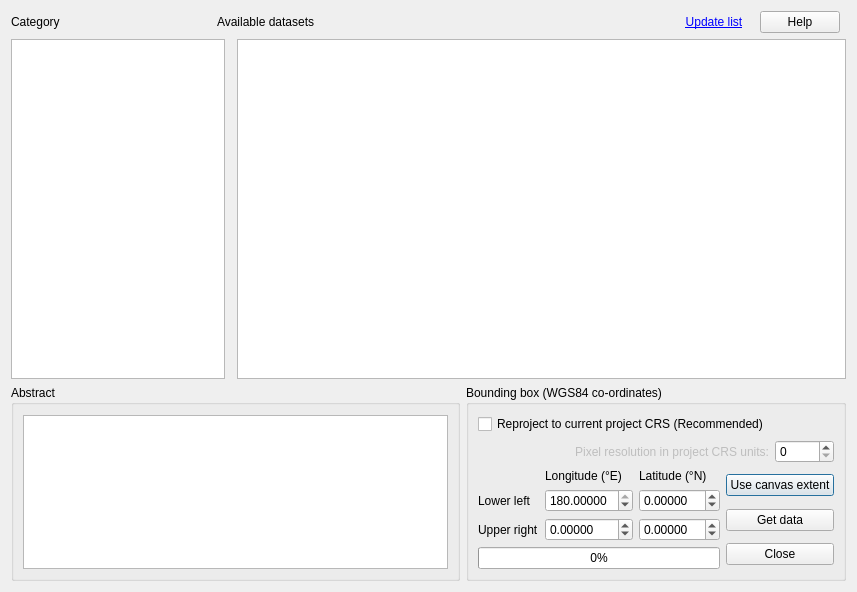
<?xml version="1.0" encoding="UTF-8"?>
<ui version="4.0">
 <class>UMEP_Approved_DownloadDialogBase</class>
 <widget class="QDialog" name="UMEP_Approved_DownloadDialogBase">
  <property name="geometry">
   <rect>
    <x>0</x>
    <y>0</y>
    <width>857</width>
    <height>592</height>
   </rect>
  </property>
  <property name="windowTitle">
   <string>Spatial Data Downloader</string>
  </property>
  <layout class="QGridLayout" name="gridLayout_5">
   <item row="0" column="0">
    <widget class="QLabel" name="label">
     <property name="minimumSize">
      <size>
       <width>200</width>
       <height>0</height>
      </size>
     </property>
     <property name="maximumSize">
      <size>
       <width>100</width>
       <height>16777215</height>
      </size>
     </property>
     <property name="text">
      <string>Category</string>
     </property>
    </widget>
   </item>
   <item row="0" column="1">
    <widget class="QLabel" name="label_2">
     <property name="maximumSize">
      <size>
       <width>200</width>
       <height>16777215</height>
      </size>
     </property>
     <property name="text">
      <string>Available datasets</string>
     </property>
    </widget>
   </item>
   <item row="0" column="2">
    <spacer name="horizontalSpacer_4">
     <property name="orientation">
      <enum>Qt::Horizontal</enum>
     </property>
     <property name="sizeHint" stdset="0">
      <size>
       <width>423</width>
       <height>20</height>
      </size>
     </property>
    </spacer>
   </item>
   <item row="1" column="0" colspan="6">
    <layout class="QGridLayout" name="gridLayout_2">
     <item row="0" column="0">
      <widget class="QListWidget" name="lstCategory">
       <property name="minimumSize">
        <size>
         <width>200</width>
         <height>0</height>
        </size>
       </property>
       <property name="contextMenuPolicy">
        <enum>Qt::NoContextMenu</enum>
       </property>
      </widget>
     </item>
     <item row="0" column="2">
      <widget class="QTableWidget" name="tblDatasets">
       <property name="minimumSize">
        <size>
         <width>500</width>
         <height>0</height>
        </size>
       </property>
       <property name="dragDropOverwriteMode">
        <bool>false</bool>
       </property>
       <property name="alternatingRowColors">
        <bool>true</bool>
       </property>
       <property name="selectionBehavior">
        <enum>QAbstractItemView::SelectRows</enum>
       </property>
       <property name="sortingEnabled">
        <bool>true</bool>
       </property>
       <property name="wordWrap">
        <bool>false</bool>
       </property>
       <property name="columnCount">
        <number>0</number>
       </property>
      </widget>
     </item>
     <item row="0" column="1">
      <spacer name="verticalSpacer">
       <property name="orientation">
        <enum>Qt::Vertical</enum>
       </property>
       <property name="sizeHint" stdset="0">
        <size>
         <width>0</width>
         <height>500</height>
        </size>
       </property>
      </spacer>
     </item>
     <item row="3" column="1" colspan="2">
      <spacer name="horizontalSpacer">
       <property name="orientation">
        <enum>Qt::Horizontal</enum>
       </property>
       <property name="sizeHint" stdset="0">
        <size>
         <width>650</width>
         <height>0</height>
        </size>
       </property>
      </spacer>
     </item>
     <item row="1" column="2">
      <spacer name="horizontalSpacer_2">
       <property name="orientation">
        <enum>Qt::Horizontal</enum>
       </property>
       <property name="sizeHint" stdset="0">
        <size>
         <width>650</width>
         <height>0</height>
        </size>
       </property>
      </spacer>
     </item>
     <item row="1" column="0">
      <spacer name="horizontalSpacer_5">
       <property name="orientation">
        <enum>Qt::Horizontal</enum>
       </property>
       <property name="sizeHint" stdset="0">
        <size>
         <width>150</width>
         <height>0</height>
        </size>
       </property>
      </spacer>
     </item>
    </layout>
   </item>
   <item row="2" column="0" colspan="6">
    <layout class="QGridLayout" name="gridLayout_4">
     <item row="0" column="0">
      <widget class="QGroupBox" name="groupBox_2">
       <property name="title">
        <string>Abstract</string>
       </property>
       <layout class="QGridLayout" name="gridLayout_3">
        <item row="1" column="0">
         <widget class="QTextBrowser" name="txtAbstract"/>
        </item>
        <item row="0" column="0">
         <spacer name="horizontalSpacer_3">
          <property name="orientation">
           <enum>Qt::Horizontal</enum>
          </property>
          <property name="sizeHint" stdset="0">
           <size>
            <width>500</width>
            <height>1</height>
           </size>
          </property>
         </spacer>
        </item>
       </layout>
      </widget>
     </item>
     <item row="0" column="1">
      <widget class="QGroupBox" name="groupBox">
       <property name="title">
        <string>Bounding box (WGS84 co-ordinates)</string>
       </property>
       <layout class="QGridLayout" name="gridLayout_8">
        <item row="2" column="0">
         <widget class="QLabel" name="label_7">
          <property name="enabled">
           <bool>false</bool>
          </property>
          <property name="text">
           <string>Pixel resolution in project CRS units:</string>
          </property>
          <property name="alignment">
           <set>Qt::AlignRight|Qt::AlignTrailing|Qt::AlignVCenter</set>
          </property>
         </widget>
        </item>
        <item row="5" column="0" colspan="2">
         <layout class="QGridLayout" name="gridLayout_7">
          <item row="0" column="0" rowspan="3">
           <layout class="QGridLayout" name="gridLayout_6">
            <item row="0" column="0">
             <layout class="QGridLayout" name="gridLayout">
              <item row="0" column="1">
               <widget class="QLabel" name="label_5">
                <property name="text">
                 <string>Longitude (°E)</string>
                </property>
               </widget>
              </item>
              <item row="0" column="2">
               <widget class="QLabel" name="label_6">
                <property name="text">
                 <string>Latitude (°N)</string>
                </property>
               </widget>
              </item>
              <item row="1" column="0">
               <widget class="QLabel" name="label_3">
                <property name="text">
                 <string>Lower left</string>
                </property>
               </widget>
              </item>
              <item row="1" column="1">
               <widget class="QDoubleSpinBox" name="txtLowerLeftLong">
                <property name="decimals">
                 <number>5</number>
                </property>
                <property name="minimum">
                 <double>-180.000000000000000</double>
                </property>
                <property name="maximum">
                 <double>180.000000000000000</double>
                </property>
                <property name="value">
                 <double>180.000000000000000</double>
                </property>
               </widget>
              </item>
              <item row="1" column="2">
               <widget class="QDoubleSpinBox" name="txtLowerLeftLat">
                <property name="decimals">
                 <number>5</number>
                </property>
                <property name="minimum">
                 <double>-90.000000000000000</double>
                </property>
                <property name="maximum">
                 <double>90.000000000000000</double>
                </property>
               </widget>
              </item>
              <item row="2" column="0">
               <widget class="QLabel" name="label_4">
                <property name="text">
                 <string>Upper right</string>
                </property>
               </widget>
              </item>
              <item row="2" column="1">
               <widget class="QDoubleSpinBox" name="txtUpperRightLong">
                <property name="decimals">
                 <number>5</number>
                </property>
                <property name="minimum">
                 <double>-180.000000000000000</double>
                </property>
                <property name="maximum">
                 <double>180.000000000000000</double>
                </property>
               </widget>
              </item>
              <item row="2" column="2">
               <widget class="QDoubleSpinBox" name="txtUpperRightLat">
                <property name="decimals">
                 <number>5</number>
                </property>
                <property name="minimum">
                 <double>-90.000000000000000</double>
                </property>
                <property name="maximum">
                 <double>90.000000000000000</double>
                </property>
               </widget>
              </item>
             </layout>
            </item>
            <item row="1" column="0">
             <widget class="QProgressBar" name="progressBar">
              <property name="value">
               <number>0</number>
              </property>
             </widget>
            </item>
           </layout>
          </item>
          <item row="0" column="1">
           <widget class="QPushButton" name="cmdUseCanvas">
            <property name="text">
             <string>Use canvas extent</string>
            </property>
           </widget>
          </item>
          <item row="1" column="1">
           <widget class="QPushButton" name="cmdRunCancel">
            <property name="text">
             <string>Get data</string>
            </property>
           </widget>
          </item>
          <item row="2" column="1">
           <widget class="QPushButton" name="cmdClose">
            <property name="text">
             <string>Close</string>
            </property>
           </widget>
          </item>
         </layout>
        </item>
        <item row="0" column="0">
         <widget class="QCheckBox" name="checkBoxReproject">
          <property name="text">
           <string>Reproject to current project CRS (Recommended)</string>
          </property>
          <property name="checked">
           <bool>false</bool>
          </property>
         </widget>
        </item>
        <item row="2" column="1">
         <widget class="QSpinBox" name="spinBoxResolution"/>
        </item>
       </layout>
      </widget>
     </item>
    </layout>
   </item>
   <item row="0" column="4">
    <widget class="QPushButton" name="pushButtonHelp">
     <property name="text">
      <string>Help</string>
     </property>
    </widget>
   </item>
   <item row="0" column="3">
    <widget class="QPushButton" name="cmdRefreshCatalogue">
     <property name="maximumSize">
      <size>
       <width>100</width>
       <height>16777215</height>
      </size>
     </property>
     <property name="palette">
      <palette>
       <active>
        <colorrole role="WindowText">
         <brush brushstyle="SolidPattern">
          <color alpha="255">
           <red>0</red>
           <green>0</green>
           <blue>255</blue>
          </color>
         </brush>
        </colorrole>
        <colorrole role="Text">
         <brush brushstyle="SolidPattern">
          <color alpha="255">
           <red>0</red>
           <green>0</green>
           <blue>255</blue>
          </color>
         </brush>
        </colorrole>
        <colorrole role="ButtonText">
         <brush brushstyle="SolidPattern">
          <color alpha="255">
           <red>0</red>
           <green>0</green>
           <blue>255</blue>
          </color>
         </brush>
        </colorrole>
       </active>
       <inactive>
        <colorrole role="WindowText">
         <brush brushstyle="SolidPattern">
          <color alpha="255">
           <red>0</red>
           <green>0</green>
           <blue>255</blue>
          </color>
         </brush>
        </colorrole>
        <colorrole role="Text">
         <brush brushstyle="SolidPattern">
          <color alpha="255">
           <red>0</red>
           <green>0</green>
           <blue>255</blue>
          </color>
         </brush>
        </colorrole>
        <colorrole role="ButtonText">
         <brush brushstyle="SolidPattern">
          <color alpha="255">
           <red>0</red>
           <green>0</green>
           <blue>255</blue>
          </color>
         </brush>
        </colorrole>
       </inactive>
       <disabled>
        <colorrole role="WindowText">
         <brush brushstyle="SolidPattern">
          <color alpha="255">
           <red>120</red>
           <green>120</green>
           <blue>120</blue>
          </color>
         </brush>
        </colorrole>
        <colorrole role="Text">
         <brush brushstyle="SolidPattern">
          <color alpha="255">
           <red>120</red>
           <green>120</green>
           <blue>120</blue>
          </color>
         </brush>
        </colorrole>
        <colorrole role="ButtonText">
         <brush brushstyle="SolidPattern">
          <color alpha="255">
           <red>120</red>
           <green>120</green>
           <blue>120</blue>
          </color>
         </brush>
        </colorrole>
       </disabled>
      </palette>
     </property>
     <property name="font">
      <font>
       <underline>true</underline>
      </font>
     </property>
     <property name="text">
      <string>Update list</string>
     </property>
     <property name="autoDefault">
      <bool>false</bool>
     </property>
     <property name="flat">
      <bool>true</bool>
     </property>
    </widget>
   </item>
  </layout>
 </widget>
 <resources/>
 <connections>
  <connection>
   <sender>checkBoxReproject</sender>
   <signal>clicked(bool)</signal>
   <receiver>label_7</receiver>
   <slot>setEnabled(bool)</slot>
   <hints>
    <hint type="sourcelabel">
     <x>663</x>
     <y>463</y>
    </hint>
    <hint type="destinationlabel">
     <x>702</x>
     <y>483</y>
    </hint>
   </hints>
  </connection>
 </connections>
</ui>
